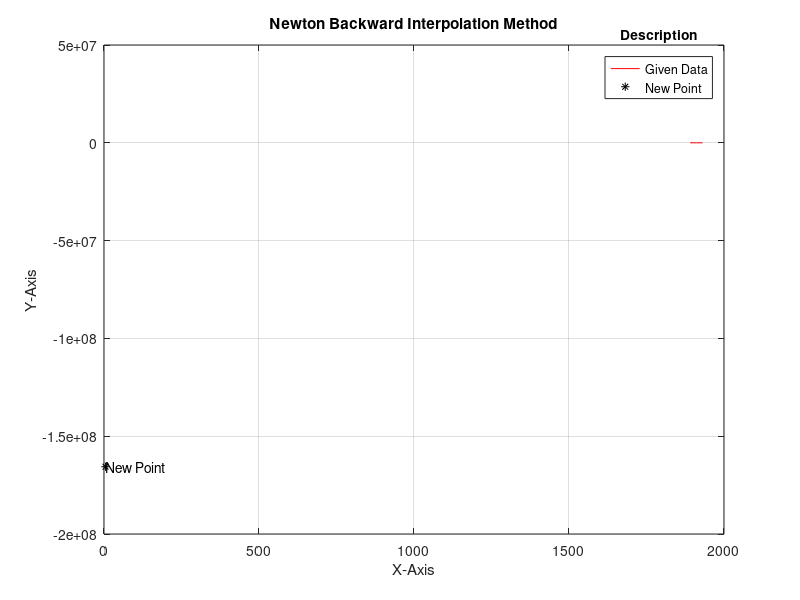

Reproduce this figure in MATLAB.
clear all
clc
A = [1891, 1901, 1911, 1921, 1931];
B = [46, 66, 81, 93, 101];
l = length(B);
newMat = B';
for column = 2 : l
    for row = l : -1 : column
        newMat(row, column) = newMat(row, column - 1) - newMat(row - 1, column -1);
    end
end
disp('Backward Difference Table')
disp([A', newMat])
y = B(l);
h = A(l) - A(l - 1);
x = input("Enter a Point: ");
u = (x - A(l)) / h;
term = 1;
for i = 2 : l
   term = term * (u - 2 + i);  
   y = y + (term / factorial(i - 1)) * newMat(l, i);
end
fprintf("Newton Backward Interpolation Value at (X = %.4f): %.4f\n", x, y);
plot(A, B, 'red');
hold on
plot(x, y, 'black*')
text(x + 1, y, 'New Point')
title('Newton Backward Interpolation Method')
title(legend, 'Description')
legend('Given Data', 'New Point')
xlabel('X-Axis'); ylabel('Y-Axis')
grid on
hold off
function fact = factorial(n)
fact = 1;
while(n > 1)
    fact = fact * n;
    n = n - 1;
end
end